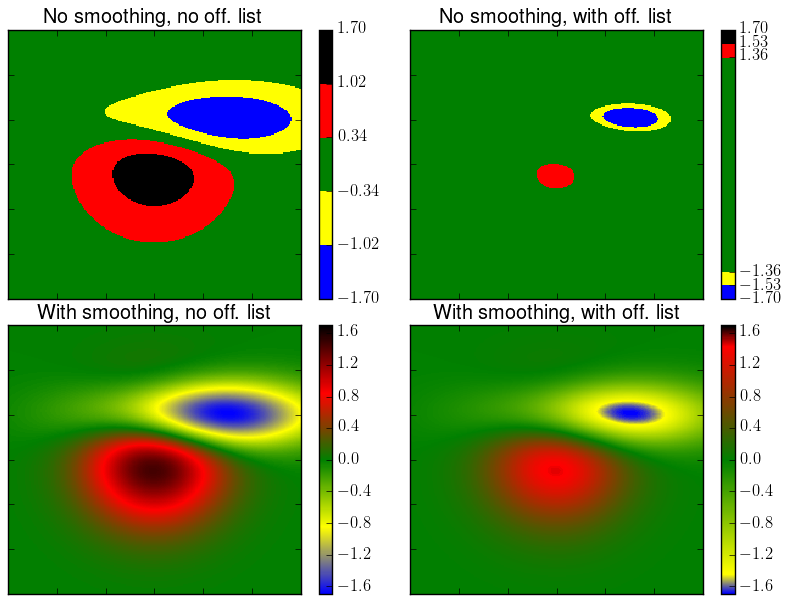

Source code (Python):

# Example on using user-defined color mapping offsets

import numpy as np
from pylab import *
from envtoolkit.colors import FancyCmap

# defining the five colors of the colormap and the
# mapping offset values
input_cmap = ['Blue', 'Yellow', 'Green', 'Red', 'Black']
offset = [0, 0.05, 0.1,  0.9, 0.95, 1]

# defining the color limits of the plots
cmin = -1.7
cmax = -cmin

# generating two smoothed colormaps. 
# one with user-defined mappings, one without
smooth = True
svgsm = FancyCmap(input_cmap, smooth=smooth)
svgsmbis = FancyCmap(input_cmap, smooth=smooth, list_offset=offset)

# generating two discrete colormaps. 
# one with user-defined mappings, one without
smooth = False
svg = FancyCmap(input_cmap, smooth=smooth)
svgbis = FancyCmap(input_cmap, smooth=smooth, list_offset=offset)

# generating data to plot
delta = 0.025
x = y = np.arange(-3.0, 3.01, delta)
X, Y = np.meshgrid(x, y)
Z1 = plt.mlab.bivariate_normal(X, Y, 1.0, 1.0, 0.0, 0.0)
Z2 = plt.mlab.bivariate_normal(X, Y, 1.5, 0.5, 1, 1)
Z = 10 * (Z1 - Z2)

# plotting
fig = figure()
subplots_adjust(wspace=0.1, hspace=0.1, 
        bottom=0.01, top=0.95, left=0.01, right=0.97)

ax1 = subplot(2,2,1)
cs = pcolormesh(X,Y,Z, cmap=svg.makecmap())
cs.set_clim(cmin, cmax)
cb = colorbar(cs)
svg.write_cbticks(cb)
title('No smoothing, no off. list')

ax2 = subplot(2,2,2)
cs = pcolormesh(X,Y,Z, cmap=svgbis.makecmap())
cs.set_clim(cmin, cmax)
cb = colorbar(cs)
svgbis.write_cbticks(cb)
title('No smoothing, with off. list')

ax3 = subplot(2,2,3)
cs = pcolormesh(X,Y,Z, cmap=svgsm.makecmap())
cs.set_clim(cmin, cmax)
cb = colorbar(cs)
title('With smoothing, no off. list')

ax4 = subplot(2,2,4)
cs = pcolormesh(X,Y,Z, cmap=svgsmbis.makecmap())
cs.set_clim(cmin, cmax)
cb = colorbar(cs)
title('With smoothing, with off. list')

for ax in [ax1, ax2, ax3, ax4]:
    setp(ax.get_xticklabels(), visible=False)
    setp(ax.get_yticklabels(), visible=False)

savefig('figure_fancycmap_offsets.png')
